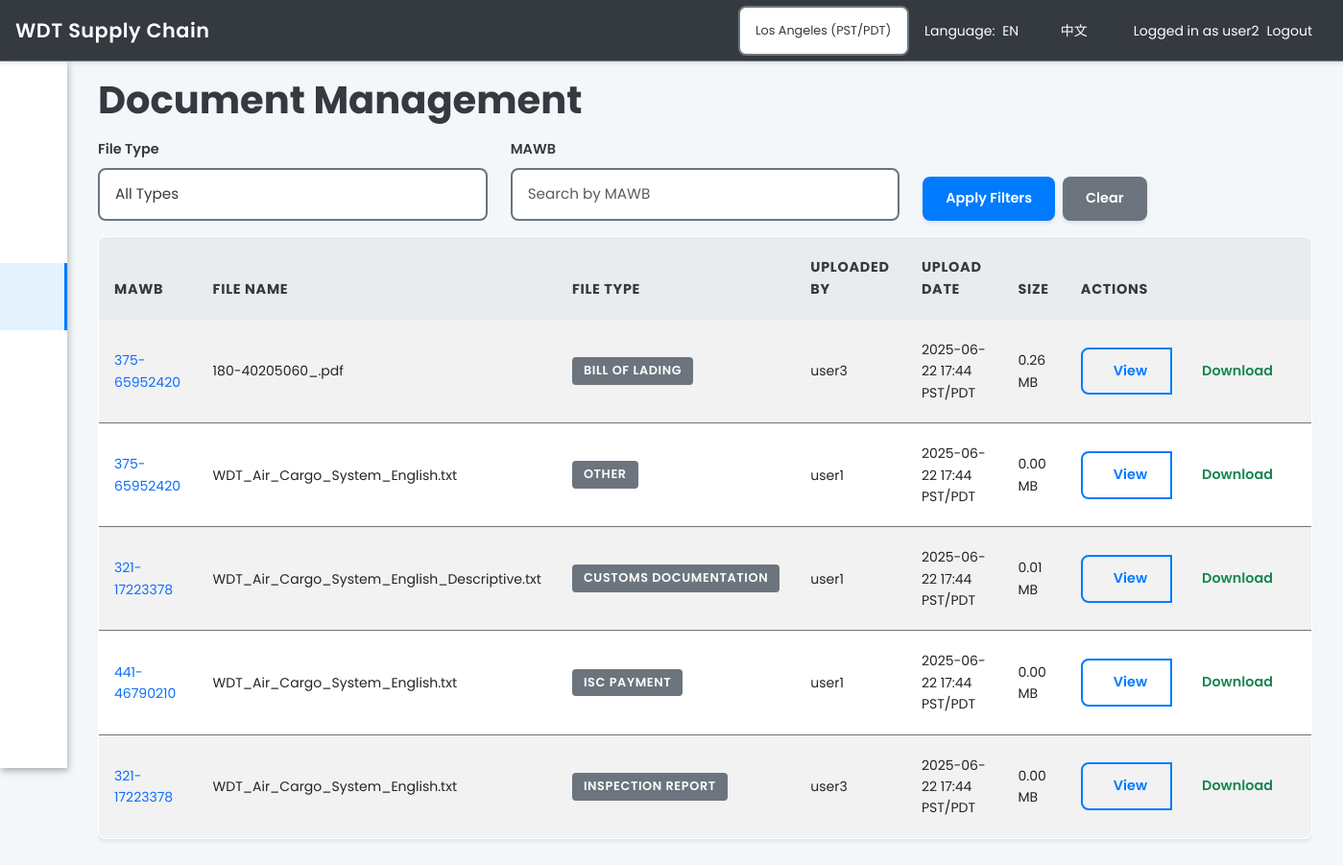
Screenshot of /attachments/ (signed in) with the database file from the repository.
### models_new.py (models this page shows, shortened)
class User(UserMixin, db.Model):
    __tablename__ = "user"
    id             = db.Column(db.Integer, primary_key=True)
    username       = db.Column(db.String(64), unique=True, nullable=False)
    email          = db.Column(db.String(120), unique=True, nullable=False)
    password_hash  = db.Column(db.String(128), nullable=False)
    role_id        = db.Column(db.Integer, db.ForeignKey('role.id'))
    created_at     = db.Column(db.DateTime, default=datetime.utcnow)
    is_active      = db.Column(db.Boolean, default=True)
    assigned_cargos = db.relationship(
        'Cargo',
        secondary=responsible_association,
        back_populates='responsibles'
    )
    user_overrides = db.relationship('UserOverride', backref='user', lazy='dynamic')
    def has_permission(self, permission):
        if self.role and self.role.has_permission(permission):
            return True
        override = self.user_overrides.join(Feature).filter_by(key=permission).first()
        if override:
            return override.granted
        return False

class Attachment(db.Model):
    __tablename__ = "attachment"
    id          = db.Column(db.Integer, primary_key=True)
    cargo_id    = db.Column(db.Integer, db.ForeignKey('cargo.id'), nullable=False)
    filename    = db.Column(db.String(200), nullable=False)
    original_filename = db.Column(db.String(200), nullable=False)
    file_type   = db.Column(db.String(50))  # ISC Payment, DO, Inspection, etc.
    file_size   = db.Column(db.Integer)  # File size in bytes
    mime_type   = db.Column(db.String(100))
    uploader_id = db.Column(db.Integer, db.ForeignKey('user.id'))
    uploaded_at = db.Column(db.DateTime, default=datetime.utcnow)
    notes       = db.Column(db.String(200))
    is_archived = db.Column(db.Boolean, default=False)
    uploader = db.relationship('User', backref='uploaded_files')
    @staticmethod
    def get_file_types():
        return [
            'ISC Payment',
            'DO (Delivery Order)',
            'POD (Proof of Delivery)',
            'Inspection Report',
            'Customs Documentation',
            'Bill of Lading',
            'Invoice',
            'Packing List',
            'Certificate of Origin',
            'Other'
        ]

class Cargo(db.Model):
    __tablename__ = "cargo"
    id            = db.Column(db.Integer, primary_key=True)
    main_awb      = db.Column(db.String(100), unique=True, nullable=False)
    flight_no     = db.Column(db.String(50), nullable=True)
    eta           = db.Column(db.DateTime, nullable=True)
    lfd_date      = db.Column(db.DateTime, nullable=True)
    status        = db.Column(db.String(50), nullable=True)
    customer_name = db.Column(db.String(100), nullable=True)
    origin        = db.Column(db.String(100), nullable=True)
    destination   = db.Column(db.String(100), nullable=True)
    weight        = db.Column(db.Float, nullable=True)
    pieces        = db.Column(db.Integer, nullable=True)
    description   = db.Column(db.Text, nullable=True)
    special_handling = db.Column(db.Text, nullable=True)
    created_at    = db.Column(db.DateTime, default=datetime.utcnow)
    updated_at    = db.Column(db.DateTime, default=datetime.utcnow, onupdate=datetime.utcnow)
    is_archived   = db.Column(db.Boolean, default=False)
    responsibles = db.relationship(
        'User',
        secondary=responsible_association,
        back_populates='assigned_cargos'
    )
    attachments = db.relationship('Attachment', backref='cargo', lazy=True)
    bills       = db.relationship('Bill', backref='cargo', lazy=True)
    events      = db.relationship('EventLog', backref='cargo', lazy=True)
    emails      = db.relationship('EmailLog', backref='cargo', lazy=True)
    milestones  = db.relationship('StatusMilestone', backref='cargo', lazy=True, order_by='StatusMilestone.timestamp')

### routes/attachments.py (the view)
@bp.route('/')
@login_required
def attachments_list():
    timezone = session.get('timezone', 'America/Los_Angeles')
    file_types = Attachment.get_file_types()
    if current_user.has_permission('manage_users'):
        attachments = Attachment.query.all()
    else:
        attachments = Attachment.query.join(Cargo).filter(
            Cargo.responsibles.any(id=current_user.id)
        ).all()
    tz = pytz.timezone(timezone)
    for attachment in attachments:
        if attachment.uploaded_at:
            utc_time = pytz.utc.localize(attachment.uploaded_at)
            attachment.local_time = utc_time.astimezone(tz)
    return render_template('attachments_list.html',
                         attachments=attachments,
                         file_types=file_types)

### templates/attachments_list.html (shortened to what this page needs)
{% extends "layout.html" %}
{% block content %}
<h1>{{ _('Document Management') }}</h1>
<div class="row mb-3">
    <div class="col-md-4">
        <label for="fileTypeFilter" class="form-label">{{ _('File Type') }}</label>
        <select class="form-select" id="fileTypeFilter" onchange="applyFilters()">
            <option value="All" {% if selected_file_type == 'All' %}selected{% endif %}>{{ _('All Types') }}</option>
        </select>
    </div>
    <div class="col-md-4">
        <label for="mawbFilter" class="form-label">{{ _('MAWB') }}</label>
        <input type="text" class="form-control" id="mawbFilter" placeholder="{{ _('Search by MAWB') }}" value="{{ mawb_filter or '' }}" onchange="applyFilters()">
    </div>
    <div class="col-md-4 d-flex align-items-end">
        <button class="btn btn-primary" onclick="applyFilters()">{{ _('Apply Filters') }}</button>
        <a href="{{ url_for('attachments.attachments_list') }}" class="btn btn-secondary ms-2">{{ _('Clear') }}</a>
    </div>
</div>
<div class="table-responsive">
    <table class="table table-striped table-hover">
        <thead>
            <tr>
                <th>{{ _('MAWB') }}</th>
                <th>{{ _('File Name') }}</th>
                <th>{{ _('File Type') }}</th>
                <th>{{ _('Uploaded By') }}</th>
                <th>{{ _('Upload Date') }}</th>
                <th>{{ _('Size') }}</th>
                <th>{{ _('Actions') }}</th>
            </tr>
        </thead>
        <tbody>
            {% for attachment in attachments %}
            <tr>
                <td>
                    <a href="{{ url_for('cargo.cargo_detail', cargo_id=attachment.cargo.id) }}" class="text-decoration-none">
                        {{ attachment.cargo.main_awb }}
                    </a>
                </td>
                <td>{{ attachment.original_filename }}</td>
                <td>
                    <span class="badge bg-secondary">{{ attachment.file_type or 'Unknown' }}</span>
                </td>
                <td>{{ attachment.uploader.username if attachment.uploader else 'Unknown' }}</td>
                <td>{{ format_datetime_with_timezone(attachment.local_time) if attachment.local_time else format_datetime_with_timezone(attachment.uploaded_at) }}</td>
                <td>{{ "%.2f"|format(attachment.file_size / 1024 / 1024) }} MB</td>
                <td>
                    <div class="btn-group" role="group">
                        <a href="{{ url_for('static', filename='uploads/' + attachment.filename) }}" class="btn btn-sm btn-outline-primary" target="_blank">
                             {{ _('View') }}
                        </a>
                        <a href="{{ url_for('static', filename='uploads/' + attachment.filename) }}" class="btn btn-sm btn-outline-success" download>
                             {{ _('Download') }}
                        </a>
                    </div>
                </td>
            </tr>
            {% else %}
            <tr>
                <td colspan="7" class="text-center text-muted">{{ _('No attachments found') }}</td>
            </tr>
            {% endfor %}
        </tbody>
    </table>
</div>
{% endblock %}

### templates/layout.html (shortened to what this page needs)
<!DOCTYPE html>
<html lang="en">
<head>
    <link href="https://cdn.jsdelivr.net/npm/bootstrap@5.3.0/dist/css/bootstrap.min.css" rel="stylesheet">
    <link rel="stylesheet" href="https://cdnjs.cloudflare.com/ajax/libs/font-awesome/6.0.0/css/all.min.css">
    <link rel="stylesheet" href="https://cdnjs.cloudflare.com/ajax/libs/simple-line-icons/2.5.5/css/simple-line-icons.min.css">
    <link rel="stylesheet" href="{{ url_for('static', filename='css/style.css') }}">
    <link rel="stylesheet" href="{{ url_for('static', filename='css/quantum_able.css') }}">
</head>
<body class="sidebar-mini fixed{% if request.cookies.get('sidebarState', 'collapsed') == 'collapsed' %} sidebar-collapse{% endif %}" id="main-body">
    <nav class="navbar navbar-dark" style="position: fixed; top: 0; left: 0; right: 0; width: 100vw; height: 64px; z-index: 1050; background: #343A40; border-bottom: 1px solid #e0e0e0; box-shadow: 0 2px 4px rgba(0,0,0,0.1);">
        <div class="navbar-left-group" style="position: absolute; top: 0; left: 0; height: 64px; display: flex; align-items: center; z-index: 2;">
            <button type="button" class="company-name-btn btn btn-link" onclick="window.location.href='{{ url_for('dashboard.dashboard_home') }}'" style="color: #fff; font-weight: 600; font-size: 1.3rem; letter-spacing: 0.5px; text-shadow: 0 1px 2px rgba(0,0,0,0.1); font-family: 'Poppins', sans-serif; margin: 0; padding: 0 1rem; height: 64px; display: flex; align-items: center; white-space: nowrap; overflow: hidden; text-overflow: ellipsis; cursor: pointer; background: none; border: none;">{{ _('WDT Supply Chain') }}</button>
        </div>
        <div class="navbar-right-group" style="position: absolute; top: 0; right: 0; height: 64px; display: flex; align-items: center;">
            <div class="nav-item dropdown me-3" style="margin: 0 0.5rem 0 0;">
                <select class="form-select form-select-sm" id="globalTimezoneSelect" onchange="changeGlobalTimezone()" style="font-size: 0.8rem; width: auto; min-width: 150px;">
                    <option value="America/Los_Angeles" {% if session.get('timezone', 'America/Los_Angeles') == 'America/Los_Angeles' %}selected{% endif %}>Los Angeles (PST/PDT)</option>
                </select>
            </div>
            <div class="nav-item dropdown me-3" style="margin: 0 0.5rem 0 0;">
                <span class="navbar-text me-1" style="color: #fff;">{{ _('Language:') }}</span>
                <a class="nav-link d-inline" href="{{ url_for('set_locale', lang_code='en') }}" style="color: #fff;">EN</a> |
                <a class="nav-link d-inline" href="{{ url_for('set_locale', lang_code='zh') }}" style="color: #fff;">中文</a>
            </div>
            {% if current_user.is_authenticated %}
                <span class="navbar-text me-2" style="color: #fff;">{{ _('Logged in as') }} {{ current_user.username }}</span>
                <a class="nav-link" href="{{ url_for('users.logout') }}" style="color: #fff;">{{ _('Logout') }}</a>
            {% else %}
                <a class="nav-link" href="{{ url_for('users.login') }}" style="color: #fff;">{{ _('Login') }}</a>
            {% endif %}
        </div>
    </nav>
    <div class="d-flex">
        {% if current_user.is_authenticated %}
        <aside class="main-sidebar hidden-print">
            <section class="sidebar" id="sidebar-scroll">
                <ul class="sidebar-menu">
                    <li class="treeview {% if request.endpoint == 'dashboard.dashboard_home' %}active{% endif %}">
                        <a class="waves-effect waves-dark" href="{{ url_for('dashboard.dashboard_home') }}" data-title="Dashboard">
                            <i class="icon-home"></i><span>{{ _('Dashboard') }}</span>
                        </a>
                    </li>
                    <li class="treeview {% if request.endpoint and 'cargo' in request.endpoint %}active{% endif %}">
                        <a class="waves-effect waves-dark" href="{{ url_for('cargo.cargo_list') }}" data-title="Cargo Management">
                            <i class="icon-briefcase"></i><span>{{ _('Cargo Management') }}</span>
                        </a>
                    </li>
                    <li class="treeview {% if request.endpoint and 'bills' in request.endpoint %}active{% endif %}">
                        <a class="waves-effect waves-dark" href="{{ url_for('bills.bills_list') }}" data-title="Bills">
                            <i class="icon-list"></i><span>{{ _('Billing') }}</span>
                        </a>
                    </li>
                    <li class="treeview {% if request.endpoint and 'attachments' in request.endpoint %}active{% endif %}">
                        <a class="waves-effect waves-dark" href="{{ url_for('attachments.attachments_list') }}" data-title="Attachments">
                            <i class="icon-docs"></i><span>{{ _('Documents') }}</span>
                        </a>
                    </li>
                    {% if current_user.has_permission('send_emails') %}
                    <li class="treeview {% if request.endpoint and 'email_center' in request.endpoint %}active{% endif %}">
                        <a class="waves-effect waves-dark" href="{{ url_for('email_center.email_center') }}" data-title="Email Center">
                            <i class="icon-envelope"></i><span>{{ _('Email Center') }}</span>
                        </a>
                    </li>
                    {% endif %}
                </ul>
            </section>
        </aside>
        <div id="content-wrapper" class="flex-grow-1">
        {% else %}
        <div id="content-wrapper" class="flex-grow-1" style="margin-left: 0;">
        {% endif %}
            <main role="main" class="container-fluid">
                {% block content %}{% endblock %}
            </main>
        </div>
    </div>
</body>
</html>

### rows the page displays
User: username "user2"
Attachment: cargo.main_awb "375-65952420", original_filename "180-40205060_.pdf", file_type "BILL OF LADING", uploader "user3", local_time "2025-06-22 17:44 PST/PDT", attachment.file_size/1024/1024 "0.26"
Attachment: cargo.main_awb "375-65952420", original_filename "WDT_Air_Cargo_System_English.txt", file_type "OTHER", uploader "user1", local_time "2025-06-22 17:44 PST/PDT", attachment.file_size/1024/1024 "0.00"
Attachment: cargo.main_awb "321-17223378", original_filename "WDT_Air_Cargo_System_English_Descriptive.txt", file_type "CUSTOMS DOCUMENTATION", uploader "user1", local_time "2025-06-22 17:44 PST/PDT", attachment.file_size/1024/1024 "0.01"
Attachment: cargo.main_awb "441-46790210", original_filename "WDT_Air_Cargo_System_English.txt", file_type "ISC PAYMENT", uploader "user1", local_time "2025-06-22 17:44 PST/PDT", attachment.file_size/1024/1024 "0.00"
Attachment: cargo.main_awb "321-17223378", original_filename "WDT_Air_Cargo_System_English.txt", file_type "INSPECTION REPORT", uploader "user3", local_time "2025-06-22 17:44 PST/PDT", attachment.file_size/1024/1024 "0.00"

### other values shown
form field value "All Types"
